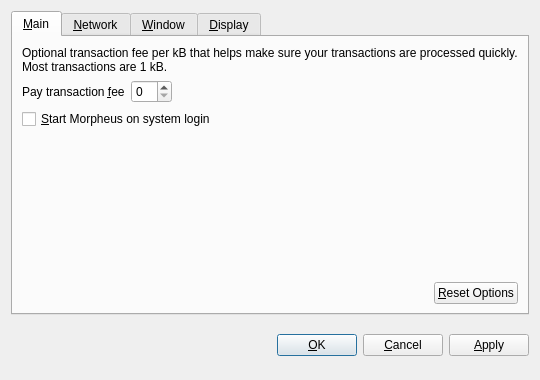
<?xml version="1.0" encoding="UTF-8"?>
<ui version="4.0">
 <class>OptionsDialog</class>
 <widget class="QDialog" name="OptionsDialog">
  <property name="geometry">
   <rect>
    <x>0</x>
    <y>0</y>
    <width>540</width>
    <height>380</height>
   </rect>
  </property>
  <property name="windowTitle">
   <string>Options</string>
  </property>
  <property name="modal">
   <bool>true</bool>
  </property>
  <layout class="QVBoxLayout" name="verticalLayout">
   <item>
    <widget class="QTabWidget" name="tabWidget">
     <property name="tabPosition">
      <enum>QTabWidget::North</enum>
     </property>
     <property name="currentIndex">
      <number>0</number>
     </property>
     <widget class="QWidget" name="tabMain">
      <attribute name="title">
       <string>&amp;Main</string>
      </attribute>
      <layout class="QVBoxLayout" name="verticalLayout_Main">
       <item>
        <widget class="QLabel" name="transactionFeeInfoLabel">
         <property name="text">
          <string>Optional transaction fee per kB that helps make sure your transactions are processed quickly. Most transactions are 1 kB.</string>
         </property>
         <property name="textFormat">
          <enum>Qt::PlainText</enum>
         </property>
         <property name="wordWrap">
          <bool>true</bool>
         </property>
        </widget>
       </item>
       <item>
        <layout class="QHBoxLayout" name="horizontalLayout_1_Main">
         <item>
          <widget class="QLabel" name="transactionFeeLabel">
           <property name="text">
            <string>Pay transaction &amp;fee</string>
           </property>
           <property name="textFormat">
            <enum>Qt::PlainText</enum>
           </property>
           <property name="buddy">
            <cstring>transactionFee</cstring>
           </property>
          </widget>
         </item>
         <item>
          <widget class="BitcoinAmountField" name="transactionFee"/>
         </item>
         <item>
          <spacer name="horizontalSpacer_1_Main">
           <property name="orientation">
            <enum>Qt::Horizontal</enum>
           </property>
           <property name="sizeHint" stdset="0">
            <size>
             <width>40</width>
             <height>20</height>
            </size>
           </property>
          </spacer>
         </item>
        </layout>
       </item>
       <item>
        <widget class="QCheckBox" name="bitcoinAtStartup">
         <property name="toolTip">
          <string>Automatically start Morpheus after logging in to the system.</string>
         </property>
         <property name="text">
          <string>&amp;Start Morpheus on system login</string>
         </property>
        </widget>
       </item>
       <item>
        <spacer name="verticalSpacer_Main">
         <property name="orientation">
          <enum>Qt::Vertical</enum>
         </property>
         <property name="sizeHint" stdset="0">
          <size>
           <width>20</width>
           <height>40</height>
          </size>
         </property>
        </spacer>
       </item>
       <item>
        <layout class="QHBoxLayout" name="horizontalLayout_2_Main">
         <item>
          <spacer name="horizontalSpacer_2_Main">
           <property name="orientation">
            <enum>Qt::Horizontal</enum>
           </property>
           <property name="sizeHint" stdset="0">
            <size>
             <width>40</width>
             <height>20</height>
            </size>
           </property>
          </spacer>
         </item>
         <item>
          <widget class="QPushButton" name="resetButton">
           <property name="toolTip">
            <string>Reset all client options to default.</string>
           </property>
           <property name="text">
            <string>&amp;Reset Options</string>
           </property>
           <property name="autoDefault">
            <bool>false</bool>
           </property>
          </widget>
         </item>
        </layout>
       </item>
      </layout>
     </widget>
     <widget class="QWidget" name="tabNetwork">
      <attribute name="title">
       <string>&amp;Network</string>
      </attribute>
      <layout class="QVBoxLayout" name="verticalLayout_Network">
       <item>
        <widget class="QCheckBox" name="mapPortUpnp">
         <property name="toolTip">
          <string>Automatically open the Morpheus client port on the router. This only works when your router supports UPnP and it is enabled.</string>
         </property>
         <property name="text">
          <string>Map port using &amp;UPnP</string>
         </property>
        </widget>
       </item>
       <item>
        <widget class="QCheckBox" name="connectSocks">
         <property name="toolTip">
          <string>Connect to the Morpheus network through a SOCKS proxy (e.g. when connecting through Tor).</string>
         </property>
         <property name="text">
          <string>&amp;Connect through SOCKS proxy:</string>
         </property>
        </widget>
       </item>
       <item>
        <layout class="QHBoxLayout" name="horizontalLayout_Network">
         <item>
          <widget class="QLabel" name="proxyIpLabel">
           <property name="text">
            <string>Proxy &amp;IP:</string>
           </property>
           <property name="textFormat">
            <enum>Qt::PlainText</enum>
           </property>
           <property name="buddy">
            <cstring>proxyIp</cstring>
           </property>
          </widget>
         </item>
         <item>
          <widget class="QValidatedLineEdit" name="proxyIp">
           <property name="maximumSize">
            <size>
             <width>140</width>
             <height>16777215</height>
            </size>
           </property>
           <property name="toolTip">
            <string>IP address of the proxy (e.g. 127.0.0.1)</string>
           </property>
          </widget>
         </item>
         <item>
          <widget class="QLabel" name="proxyPortLabel">
           <property name="text">
            <string>&amp;Port:</string>
           </property>
           <property name="textFormat">
            <enum>Qt::PlainText</enum>
           </property>
           <property name="buddy">
            <cstring>proxyPort</cstring>
           </property>
          </widget>
         </item>
         <item>
          <widget class="QLineEdit" name="proxyPort">
           <property name="maximumSize">
            <size>
             <width>55</width>
             <height>16777215</height>
            </size>
           </property>
           <property name="toolTip">
            <string>Port of the proxy (e.g. 9050)</string>
           </property>
          </widget>
         </item>
         <item>
          <widget class="QLabel" name="socksVersionLabel">
           <property name="text">
            <string>SOCKS &amp;Version:</string>
           </property>
           <property name="textFormat">
            <enum>Qt::PlainText</enum>
           </property>
           <property name="buddy">
            <cstring>socksVersion</cstring>
           </property>
          </widget>
         </item>
         <item>
          <widget class="QValueComboBox" name="socksVersion">
           <property name="toolTip">
            <string>SOCKS version of the proxy (e.g. 5)</string>
           </property>
          </widget>
         </item>
         <item>
          <spacer name="horizontalSpacer_Network">
           <property name="orientation">
            <enum>Qt::Horizontal</enum>
           </property>
           <property name="sizeHint" stdset="0">
            <size>
             <width>40</width>
             <height>20</height>
            </size>
           </property>
          </spacer>
         </item>
        </layout>
       </item>
       <item>
        <spacer name="verticalSpacer_Network">
         <property name="orientation">
          <enum>Qt::Vertical</enum>
         </property>
         <property name="sizeHint" stdset="0">
          <size>
           <width>20</width>
           <height>40</height>
          </size>
         </property>
        </spacer>
       </item>
      </layout>
     </widget>
     <widget class="QWidget" name="tabWindow">
      <attribute name="title">
       <string>&amp;Window</string>
      </attribute>
      <layout class="QVBoxLayout" name="verticalLayout_Window">
       <item>
        <widget class="QCheckBox" name="minimizeToTray">
         <property name="toolTip">
          <string>Show only a tray icon after minimizing the window.</string>
         </property>
         <property name="text">
          <string>&amp;Minimize to the tray instead of the taskbar</string>
         </property>
        </widget>
       </item>
       <item>
        <widget class="QCheckBox" name="minimizeOnClose">
         <property name="toolTip">
          <string>Minimize instead of exit the application when the window is closed. When this option is enabled, the application will be closed only after selecting Quit in the menu.</string>
         </property>
         <property name="text">
          <string>M&amp;inimize on close</string>
         </property>
        </widget>
       </item>
       <item>
        <spacer name="verticalSpacer_Window">
         <property name="orientation">
          <enum>Qt::Vertical</enum>
         </property>
         <property name="sizeHint" stdset="0">
          <size>
           <width>20</width>
           <height>40</height>
          </size>
         </property>
        </spacer>
       </item>
      </layout>
     </widget>
     <widget class="QWidget" name="tabDisplay">
      <attribute name="title">
       <string>&amp;Display</string>
      </attribute>
      <layout class="QVBoxLayout" name="verticalLayout_Display">
       <item>
        <layout class="QHBoxLayout" name="horizontalLayout_1_Display">
         <item>
          <widget class="QLabel" name="langLabel">
           <property name="text">
            <string>User Interface &amp;language:</string>
           </property>
           <property name="textFormat">
            <enum>Qt::PlainText</enum>
           </property>
           <property name="buddy">
            <cstring>lang</cstring>
           </property>
          </widget>
         </item>
         <item>
          <widget class="QValueComboBox" name="lang">
           <property name="toolTip">
            <string>The user interface language can be set here. This setting will take effect after restarting Morpheus.</string>
           </property>
          </widget>
         </item>
        </layout>
       </item>
       <item>
        <layout class="QHBoxLayout" name="horizontalLayout_2_Display">
         <item>
          <widget class="QLabel" name="unitLabel">
           <property name="text">
            <string>&amp;Unit to show amounts in:</string>
           </property>
           <property name="textFormat">
            <enum>Qt::PlainText</enum>
           </property>
           <property name="buddy">
            <cstring>unit</cstring>
           </property>
          </widget>
         </item>
         <item>
          <widget class="QValueComboBox" name="unit">
           <property name="toolTip">
            <string>Choose the default subdivision unit to show in the interface and when sending coins.</string>
           </property>
          </widget>
         </item>
        </layout>
       </item>
       <item>
        <widget class="QCheckBox" name="displayAddresses">
         <property name="toolTip">
          <string>Whether to show Morpheus addresses in the transaction list or not.</string>
         </property>
         <property name="text">
          <string>&amp;Display addresses in transaction list</string>
         </property>
        </widget>
       </item>
       <item>
        <widget class="QCheckBox" name="coinControlFeatures">
         <property name="toolTip">
          <string>Whether to show coin control features or not.</string>
         </property>
         <property name="text">
          <string>Display coin &amp;control features (experts only!)</string>
         </property>
        </widget>
       </item>
       <item>
        <spacer name="verticalSpacer_Display">
         <property name="orientation">
          <enum>Qt::Vertical</enum>
         </property>
         <property name="sizeHint" stdset="0">
          <size>
           <width>20</width>
           <height>40</height>
          </size>
         </property>
        </spacer>
       </item>
      </layout>
     </widget>
    </widget>
   </item>
   <item>
    <layout class="QHBoxLayout" name="horizontalLayout_Buttons">
     <item>
      <spacer name="horizontalSpacer_1">
       <property name="orientation">
        <enum>Qt::Horizontal</enum>
       </property>
       <property name="sizeHint" stdset="0">
        <size>
         <width>40</width>
         <height>48</height>
        </size>
       </property>
      </spacer>
     </item>
     <item>
      <widget class="QLabel" name="statusLabel">
       <property name="font">
        <font>
         <weight>75</weight>
         <bold>true</bold>
        </font>
       </property>
       <property name="text">
        <string/>
       </property>
       <property name="textFormat">
        <enum>Qt::PlainText</enum>
       </property>
       <property name="wordWrap">
        <bool>true</bool>
       </property>
      </widget>
     </item>
     <item>
      <spacer name="horizontalSpacer_2">
       <property name="orientation">
        <enum>Qt::Horizontal</enum>
       </property>
       <property name="sizeHint" stdset="0">
        <size>
         <width>40</width>
         <height>48</height>
        </size>
       </property>
      </spacer>
     </item>
     <item>
      <widget class="QPushButton" name="okButton">
       <property name="text">
        <string>&amp;OK</string>
       </property>
      </widget>
     </item>
     <item>
      <widget class="QPushButton" name="cancelButton">
       <property name="text">
        <string>&amp;Cancel</string>
       </property>
       <property name="autoDefault">
        <bool>false</bool>
       </property>
      </widget>
     </item>
     <item>
      <widget class="QPushButton" name="applyButton">
       <property name="text">
        <string>&amp;Apply</string>
       </property>
       <property name="autoDefault">
        <bool>false</bool>
       </property>
      </widget>
     </item>
    </layout>
   </item>
  </layout>
 </widget>
 <customwidgets>
  <customwidget>
   <class>BitcoinAmountField</class>
   <extends>QSpinBox</extends>
   <header>bitcoinamountfield.h</header>
  </customwidget>
  <customwidget>
   <class>QValueComboBox</class>
   <extends>QComboBox</extends>
   <header>qvaluecombobox.h</header>
  </customwidget>
  <customwidget>
   <class>QValidatedLineEdit</class>
   <extends>QLineEdit</extends>
   <header>qvalidatedlineedit.h</header>
  </customwidget>
 </customwidgets>
 <resources/>
 <connections/>
</ui>
